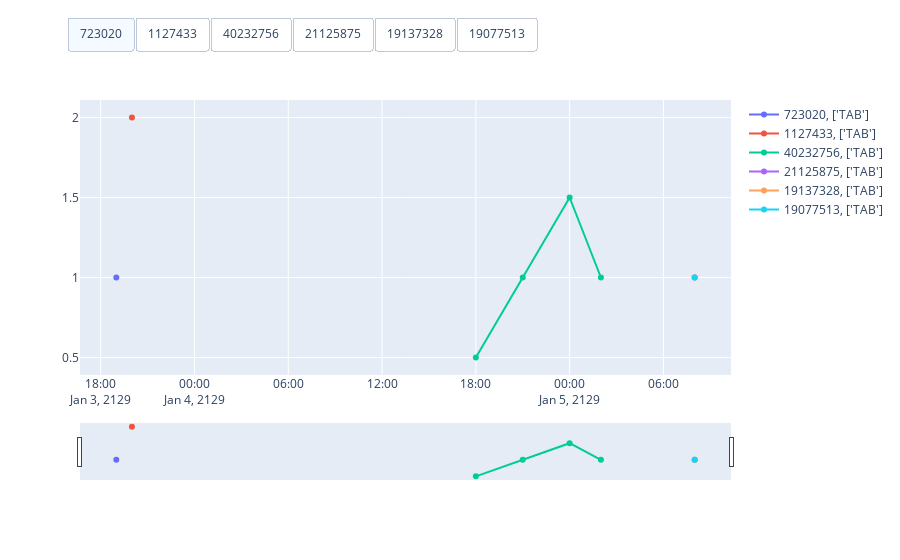
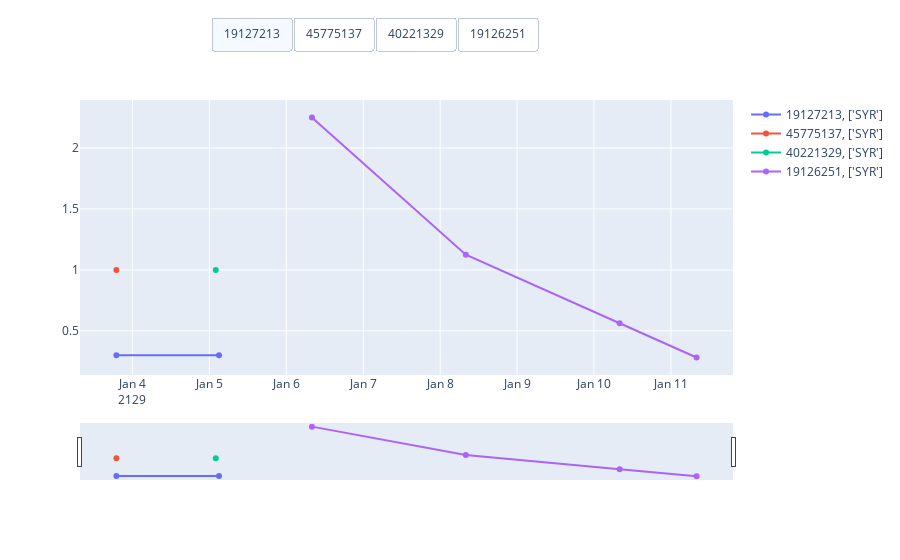
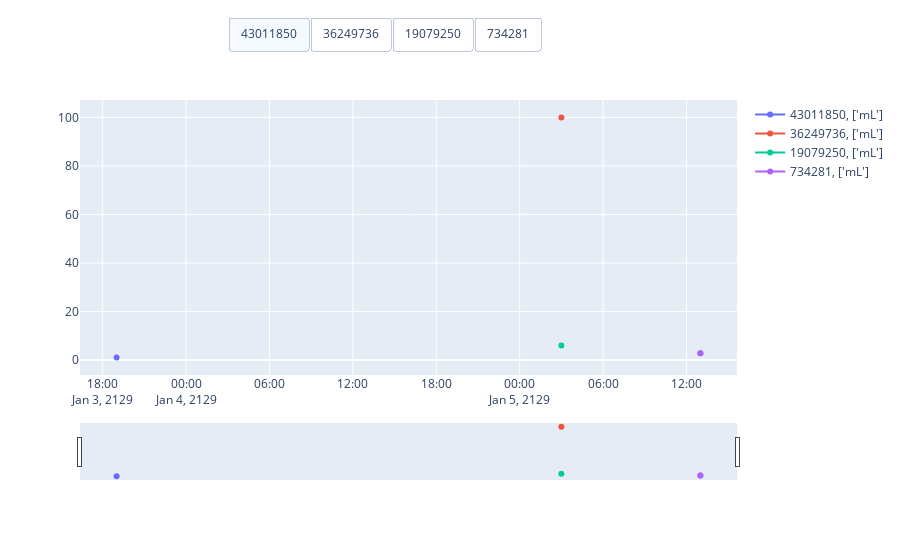
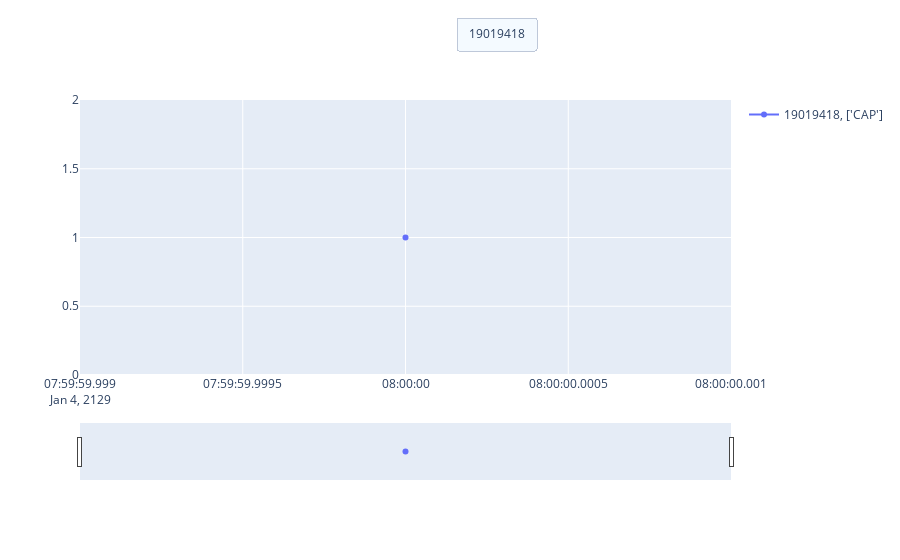

Notebook cell for these charts, in order:
### Code cell
# TOGGLE GRAPH - not useful

patient1 = patient1.sort_values(by='drug_exposure_start_datetime')
number_types = patient1.dose_unit_source_value.describe()['unique']

#fig3 = make_subplots(rows = 1, cols = number_types, subplot_titles=(patient1.dose_unit_source_value.value_counts().index))
colonne = 1

for drug_type in patient1.dose_unit_source_value.value_counts().index:
    #print(drug_type)
    traces = []
    buttons = []

    # for each drug type, create a liste of traces and buttons
    for d in patient1[patient1.dose_unit_source_value == drug_type].drug_concept_id.unique():
        temp = patient1[patient1.drug_concept_id == d]

        traces.append(go.Scatter(x = temp.drug_exposure_start_datetime, y = temp.quantity, name=f'{d}, {temp.dose_unit_source_value.unique()}', visible = True))
        
        buttons.append(dict(method='update',
                        label=f'{d}',
                        visible=True,
                        args=[{'visible':[x == d for x in patient1[patient1.dose_unit_source_value == drug_type].drug_concept_id.unique()]}],
                        args2=[{'visible':[x != d for x in patient1[patient1.dose_unit_source_value == drug_type].drug_concept_id.unique()]}]
                        )
                )

    # Make the graph with toggle
        
    # add a button 'All' to toggle them all together    
    layout = go.Layout(
        updatemenus=[
            dict(
                type='buttons',
                direction='right',
                x=0.7,
                y=1.3,
                showactive=True,
                buttons=buttons
            )
        ],
        showlegend=True

    )

    fig3 = go.Figure(data=traces,layout=layout)
    fig3.update_layout(xaxis=dict(rangeslider=dict(autorange=True, range=[patient1_drug1.drug_exposure_start_datetime.min(), patient1_drug1.drug_exposure_start_datetime.max()])))
   
    fig3.show()




# https://plotly.com/python/range-slider/ axes avec plusieurs type d'échelle

### Figure 1 — Plotly figure (JSON) as saved in the notebook; plotly's stock layout.template omitted (floating-point values rounded to 4 significant figures)
{"data": [{"name": "723020, ['TAB']", "type": "scatter", "visible": true, "x": ["2129-01-03 19:00:00"], "y": [1]}, {"name": "1127433, ['TAB']", "type": "scatter", "visible": true, "x": ["2129-01-03 20:00:00"], "y": [2]}, {"name": "40232756, ['TAB']", "type": "scatter", "visible": true, "x": ["2129-01-04 18:00:00", "2129-01-04 21:00:00", "2129-01-05 00:00:00", "2129-01-05 02:00:00"], "y": [0.5, 1, 1.5, 1]}, {"name": "21125875, ['TAB']", "type": "scatter", "visible": true, "x": ["2129-01-05 08:00:00"], "y": [1]}, {"name": "19137328, ['TAB']", "type": "scatter", "visible": true, "x": ["2129-01-05 08:00:00"], "y": [1]}, {"name": "19077513, ['TAB']", "type": "scatter", "visible": true, "x": ["2129-01-05 08:00:00"], "y": [1]}], "layout": {"showlegend": true, "updatemenus": [{"buttons": [{"args": [{"visible": [true, false, false, false, false, false]}], "args2": [{"visible": [false, true, true, true, true, true]}], "label": "723020", "method": "update", "visible": true}, {"args": [{"visible": [false, true, false, false, false, false]}], "args2": [{"visible": [true, false, true, true, true, true]}], "label": "1127433", "method": "update", "visible": true}, {"args": [{"visible": [false, false, true, false, false, false]}], "args2": [{"visible": [true, true, false, true, true, true]}], "label": "40232756", "method": "update", "visible": true}, {"args": [{"visible": [false, false, false, true, false, false]}], "args2": [{"visible": [true, true, true, false, true, true]}], "label": "21125875", "method": "update", "visible": true}, {"args": [{"visible": [false, false, false, false, true, false]}], "args2": [{"visible": [true, true, true, true, false, true]}], "label": "19137328", "method": "update", "visible": true}, {"args": [{"visible": [false, false, false, false, false, true]}], "args2": [{"visible": [true, true, true, true, true, false]}], "label": "19077513", "method": "update", "visible": true}], "direction": "right", "showactive": true, "type": "buttons", "x": 0.7, "y": 1.3}], "xaxis": {"rangeslider": {"autorange": true, "range": ["2129-01-04 18:00:00", "2129-01-05 02:00:00"]}}}}

### Figure 2 — Plotly figure (JSON) as saved in the notebook; plotly's stock layout.template omitted (floating-point values rounded to 4 significant figures)
{"data": [{"name": "19127213, ['SYR']", "type": "scatter", "visible": true, "x": ["2129-01-03 19:00:00", "2129-01-05 03:00:00"], "y": [0.3, 0.3]}, {"name": "45775137, ['SYR']", "type": "scatter", "visible": true, "x": ["2129-01-03 19:00:00"], "y": [1]}, {"name": "40221329, ['SYR']", "type": "scatter", "visible": true, "x": ["2129-01-05 02:00:00"], "y": [1]}, {"name": "19126251, ['SYR']", "type": "scatter", "visible": true, "x": ["2129-01-06 08:00:00", "2129-01-08 08:00:00", "2129-01-10 08:00:00", "2129-01-11 08:00:00"], "y": [2.25, 1.125, 0.5625, 0.2813]}], "layout": {"showlegend": true, "updatemenus": [{"buttons": [{"args": [{"visible": [true, false, false, false]}], "args2": [{"visible": [false, true, true, true]}], "label": "19127213", "method": "update", "visible": true}, {"args": [{"visible": [false, true, false, false]}], "args2": [{"visible": [true, false, true, true]}], "label": "45775137", "method": "update", "visible": true}, {"args": [{"visible": [false, false, true, false]}], "args2": [{"visible": [true, true, false, true]}], "label": "40221329", "method": "update", "visible": true}, {"args": [{"visible": [false, false, false, true]}], "args2": [{"visible": [true, true, true, false]}], "label": "19126251", "method": "update", "visible": true}], "direction": "right", "showactive": true, "type": "buttons", "x": 0.7, "y": 1.3}], "xaxis": {"rangeslider": {"autorange": true, "range": ["2129-01-04 18:00:00", "2129-01-05 02:00:00"]}}}}

### Figure 3 — Plotly figure (JSON) as saved in the notebook; plotly's stock layout.template omitted (floating-point values rounded to 4 significant figures)
{"data": [{"name": "43011850, ['mL']", "type": "scatter", "visible": true, "x": ["2129-01-03 19:00:00"], "y": [1]}, {"name": "36249736, ['mL']", "type": "scatter", "visible": true, "x": ["2129-01-05 03:00:00"], "y": [100]}, {"name": "19079250, ['mL']", "type": "scatter", "visible": true, "x": ["2129-01-05 03:00:00"], "y": [6]}, {"name": "734281, ['mL']", "type": "scatter", "visible": true, "x": ["2129-01-05 13:00:00", "2129-01-05 13:00:00"], "y": [2.769, 2.769]}], "layout": {"showlegend": true, "updatemenus": [{"buttons": [{"args": [{"visible": [true, false, false, false]}], "args2": [{"visible": [false, true, true, true]}], "label": "43011850", "method": "update", "visible": true}, {"args": [{"visible": [false, true, false, false]}], "args2": [{"visible": [true, false, true, true]}], "label": "36249736", "method": "update", "visible": true}, {"args": [{"visible": [false, false, true, false]}], "args2": [{"visible": [true, true, false, true]}], "label": "19079250", "method": "update", "visible": true}, {"args": [{"visible": [false, false, false, true]}], "args2": [{"visible": [true, true, true, false]}], "label": "734281", "method": "update", "visible": true}], "direction": "right", "showactive": true, "type": "buttons", "x": 0.7, "y": 1.3}], "xaxis": {"rangeslider": {"autorange": true, "range": ["2129-01-04 18:00:00", "2129-01-05 02:00:00"]}}}}

### Figure 4 — Plotly figure (JSON) as saved in the notebook; plotly's stock layout.template omitted (floating-point values rounded to 4 significant figures)
{"data": [{"name": "19019418, ['CAP']", "type": "scatter", "visible": true, "x": ["2129-01-04 08:00:00"], "y": [1]}], "layout": {"showlegend": true, "updatemenus": [{"buttons": [{"args": [{"visible": [true]}], "args2": [{"visible": [false]}], "label": "19019418", "method": "update", "visible": true}], "direction": "right", "showactive": true, "type": "buttons", "x": 0.7, "y": 1.3}], "xaxis": {"rangeslider": {"autorange": true, "range": ["2129-01-04 18:00:00", "2129-01-05 02:00:00"]}}}}
